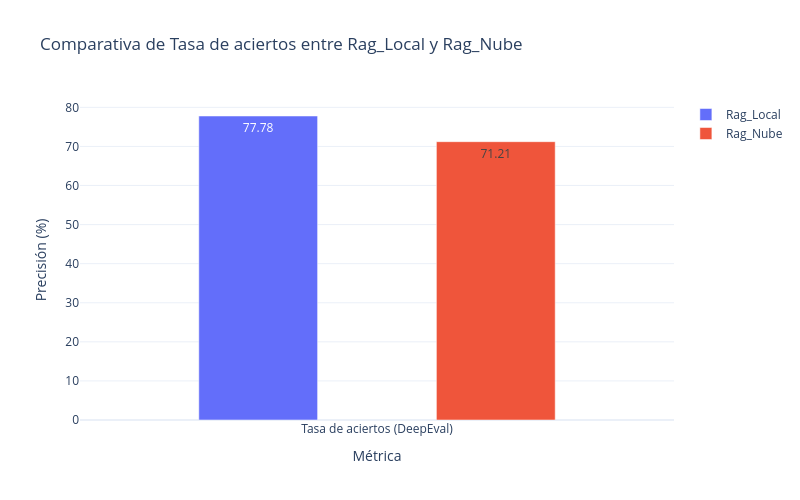

Notebook code for this chart:
### Code cell
import plotly.graph_objects as go

# Tus datos (con la coma corregida)
data = {
    'arquitectura': ['Rag_Local', 'Rag_Nube'],
    'hit_rate_1': [77.78, 71.21]
}

# Categorías para el eje X
metricas = ['Tasa de aciertos (DeepEval)']

# Extraer los valores para 'context' (índice 0) y 'title' (índice 1)
valores_context = [data['hit_rate_1'][0]]
valores_title   = [data['hit_rate_1'][1]]

# Crear la figura
fig = go.Figure(data=[
    go.Bar(name='Rag_Local', x=metricas, y=valores_context, text=valores_context, textposition='auto', width=0.2),
    go.Bar(name='Rag_Nube', x=metricas, y=valores_title, text=valores_title, textposition='auto', width=0.2)
])

# Actualizar el diseño del gráfico
fig.update_layout(
    title=f"Comparativa de Tasa de aciertos entre Rag_Local y Rag_Nube",
    xaxis_title="Métrica",
    yaxis_title="Precisión (%)",
    barmode='group', # Agrupa las barras una al lado de la otra
    template='plotly_white',
    width=800,
    height=500
)

# Mostrar el gráfico
fig.show()

### Figure 1 — Plotly figure (JSON) as saved in the notebook; plotly's stock layout.template omitted (floating-point values rounded to 4 significant figures)
{"data": [{"name": "Rag_Local", "text": ["77.78"], "textposition": "auto", "type": "bar", "width": 0.2, "x": ["Tasa de aciertos (DeepEval)"], "y": [77.78]}, {"name": "Rag_Nube", "text": ["71.21"], "textposition": "auto", "type": "bar", "width": 0.2, "x": ["Tasa de aciertos (DeepEval)"], "y": [71.21]}], "layout": {"barmode": "group", "height": 500, "title": {"text": "Comparativa de Tasa de aciertos entre Rag_Local y Rag_Nube"}, "width": 800, "xaxis": {"title": {"text": "Métrica"}}, "yaxis": {"title": {"text": "Precisión (%)"}}}}
